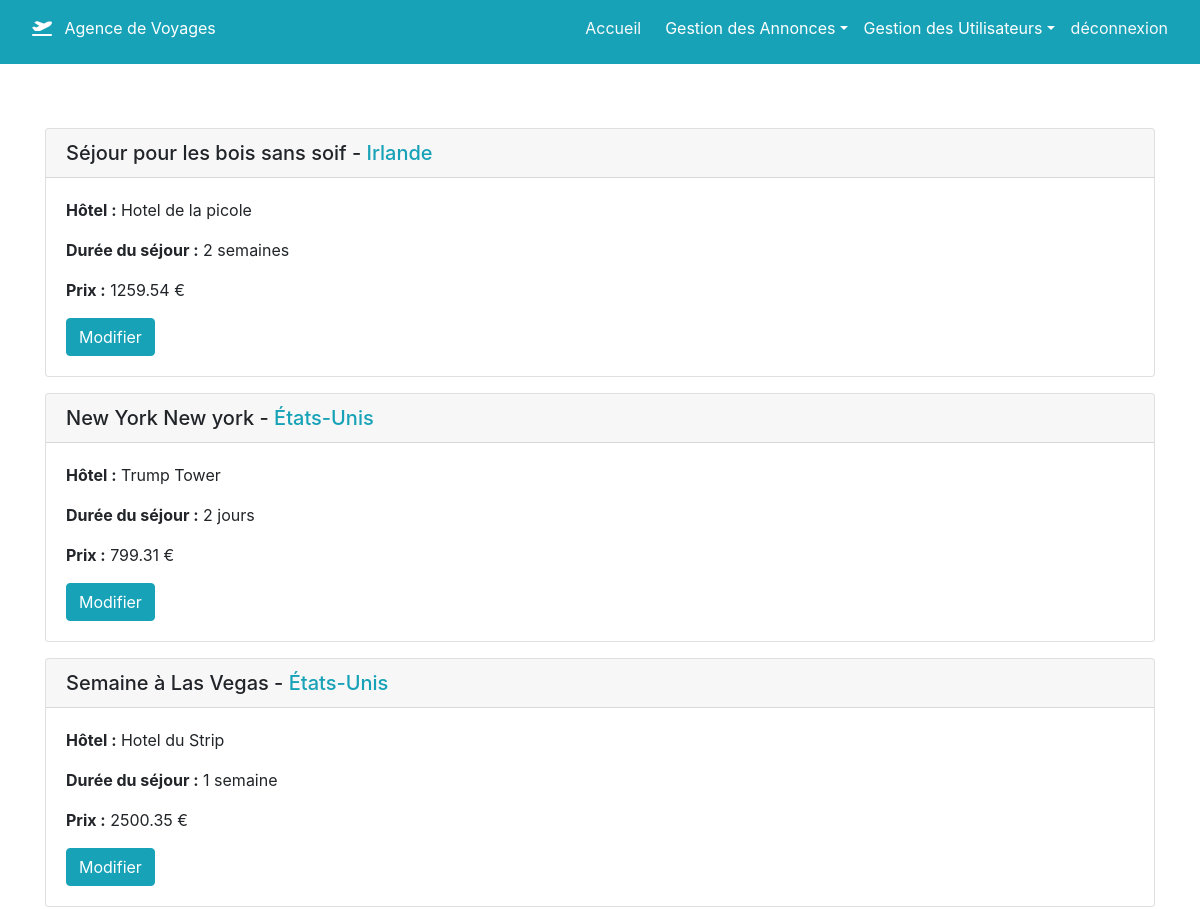
The page /admin.php (signed in, upper part) on the database as committed earlier.
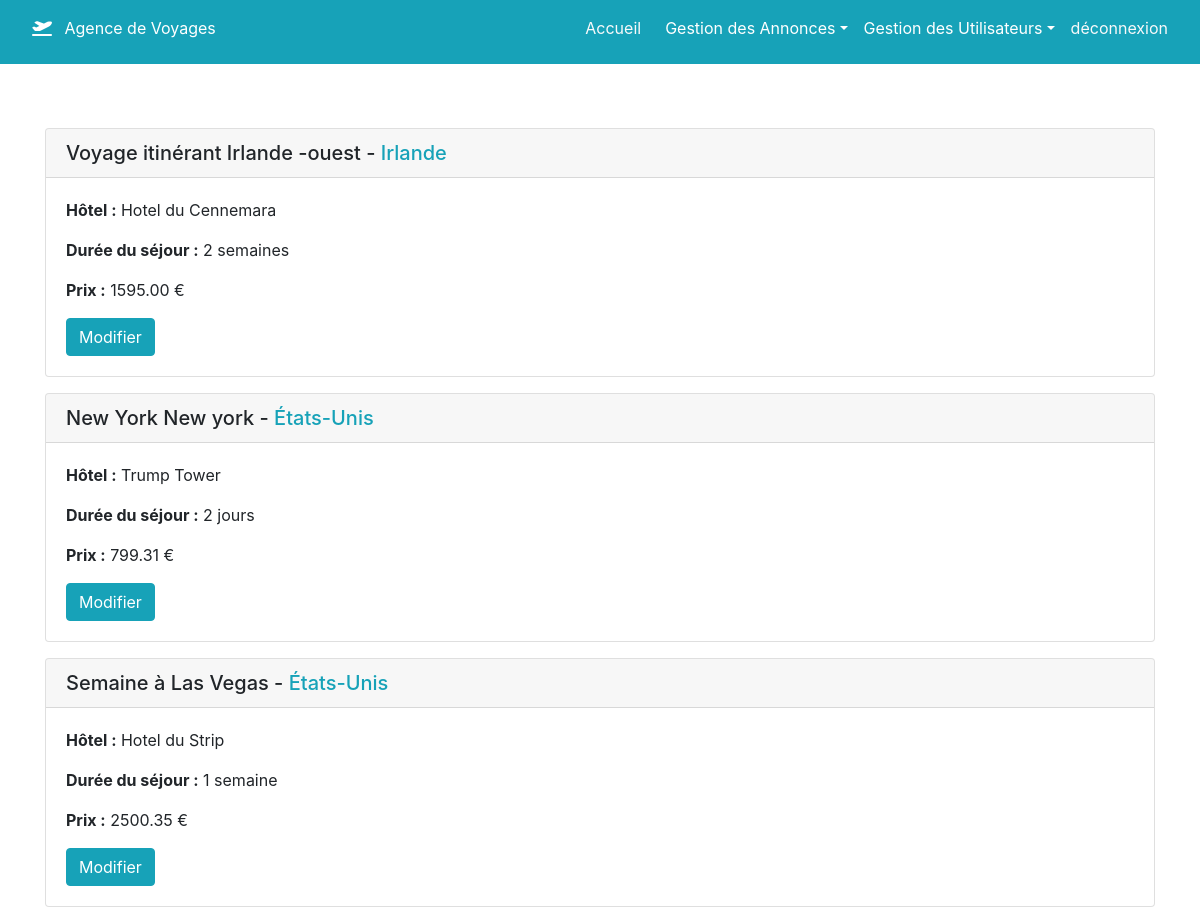
The same page on the database as committed later.
### tables this page shows
CREATE TABLE IF NOT EXISTS `travels` (
  `id` int(11) NOT NULL AUTO_INCREMENT,
  `entitled` varchar(255) NOT NULL,
  `hostel_name` varchar(255) NOT NULL,
  `country_id` int(11) NOT NULL,
  `description` text NOT NULL,
  `term` varchar(255) NOT NULL,
  `price` varchar(10) NOT NULL,
  `picture` varchar(255) NOT NULL,
  `actived` varchar(10) NOT NULL DEFAULT 'off',
  PRIMARY KEY (`id`)
);

CREATE TABLE IF NOT EXISTS `countries` (
  `id` smallint(5) UNSIGNED NOT NULL AUTO_INCREMENT,
  `code` int(3) NOT NULL,
  `alpha2` varchar(2) NOT NULL,
  `alpha3` varchar(3) NOT NULL,
  `nom_en_gb` varchar(45) NOT NULL,
  `nom_fr_fr` varchar(45) NOT NULL,
  PRIMARY KEY (`id`),
  UNIQUE KEY `alpha2` (`alpha2`),
  UNIQUE KEY `alpha3` (`alpha3`),
  UNIQUE KEY `code_unique` (`code`)
);

### admin.php (the view, shortened to what this page needs)
<?php
require 'inc/config.php';
include 'partials/header.php';
$sql = 'SELECT * FROM countries
       RIGHT JOIN travels
       ON `travels`.`country_id` = `countries`.`id`
       ORDER BY `travels`.`id` DESC';
$requete = $bdd->prepare($sql);
$requete->execute();
$travels = $requete->fetchAll(PDO::FETCH_ASSOC);
?>
<main class="pb-5">
    <div class="container">
      <div class="row py-5">
      <div class="col-12">
        <?php foreach($travels as $travel):?>
        <div class="card my-3">
          <div class="card-header h5" id="bouton_annonces"><?=$travel['entitled']?> -
            <span class="text-info"><?=$travel['nom_fr_fr']?></span>
          </div>
            <div class="card-body">
              <p class="card-text"><b>Hôtel :</b> <?=$travel['hostel_name']?></p>
              <p class="card-text"><b>Durée du séjour :</b> <?=$travel['term']?></p>
              <p class="card-text"><b>Prix :</b> <?=$travel['price']?> €</p>
              <a href="modification_sejour.php?id=<?=$travel['id']?>" class="btn btn-info">Modifier</a>
            </div>
          </div>
        <?php endforeach;?>
      </div>
    </div>
  </div>
<?php
include 'partials/footer.php';
?>

Rows that differ between the two databases and show on the page:
changed travels "2 semaines": entitled "Séjour pour les bois sans soif" → "Voyage itinérant Irlande -ouest"; hostel_name "Hotel de la picole" → "Hotel du Cennemara"; price "1259.54" → "1595.00"
